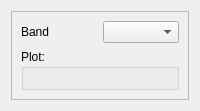
<?xml version="1.0" encoding="UTF-8"?>
<ui version="4.0">
 <class>BandPlotsWidget</class>
 <widget class="QWidget" name="BandPlotsWidget">
  <layout class="QGridLayout" name="gridLayout_7">
   <item row="0" column="0">
    <widget class="QFrame" name="frame">
     <property name="frameShape">
      <enum>QFrame::StyledPanel</enum>
     </property>
     <property name="frameShadow">
      <enum>QFrame::Raised</enum>
     </property>
     <layout class="QGridLayout" name="gridLayout_9">
      <item row="0" column="0">
       <layout class="QGridLayout" name="gridLayout_8">
        <item row="0" column="0">
         <widget class="QLabel" name="band_label_plot">
          <property name="maximumSize">
           <size>
            <width>100</width>
            <height>16777215</height>
           </size>
          </property>
          <property name="text">
           <string>Band</string>
          </property>
         </widget>
        </item>
        <item row="0" column="1">
         <widget class="QComboBox" name="band_combo_plot" />
        </item>
       </layout>
      </item>
      <item row="1" column="0">
       <widget class="QGroupBox" name="plot_groupBox">
        <property name="title">
         <string>Plot:</string>
        </property>
        <layout class="QGridLayout" name="gridLayout_10" />
       </widget>
      </item>
     </layout>
    </widget>
   </item>
  </layout>
 </widget>
 <resources />
 <connections />
</ui>
